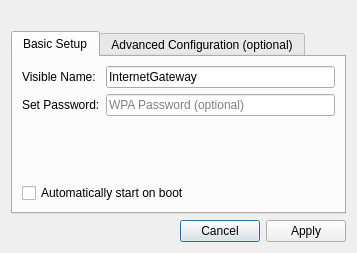
<?xml version="1.0" encoding="UTF-8"?>
<ui version="4.0">
 <class>APSetupDialog</class>
 <widget class="QDialog" name="APSetupDialog">
  <property name="geometry">
   <rect>
    <x>0</x>
    <y>0</y>
    <width>357</width>
    <height>229</height>
   </rect>
  </property>
  <property name="windowTitle">
   <string>Setup Wireless Access Point</string>
  </property>
  <layout class="QVBoxLayout" name="verticalLayout">
   <item>
    <widget class="QLabel" name="label_device">
     <property name="text">
      <string notr="true">&lt;Device&gt;</string>
     </property>
    </widget>
   </item>
   <item>
    <widget class="QTabWidget" name="tabWidget">
     <property name="currentIndex">
      <number>0</number>
     </property>
     <widget class="QWidget" name="tab">
      <attribute name="title">
       <string>Basic Setup</string>
      </attribute>
      <layout class="QFormLayout" name="formLayout">
       <item row="0" column="0">
        <widget class="QLabel" name="label">
         <property name="text">
          <string>Visible Name:</string>
         </property>
        </widget>
       </item>
       <item row="0" column="1">
        <widget class="QLineEdit" name="line_name">
         <property name="text">
          <string>InternetGateway</string>
         </property>
         <property name="placeholderText">
          <string>(SSID required)</string>
         </property>
        </widget>
       </item>
       <item row="1" column="0">
        <widget class="QLabel" name="label_2">
         <property name="text">
          <string>Set Password:</string>
         </property>
        </widget>
       </item>
       <item row="1" column="1">
        <widget class="QLineEdit" name="line_pass">
         <property name="placeholderText">
          <string>WPA Password (optional)</string>
         </property>
        </widget>
       </item>
       <item row="2" column="0">
        <spacer name="verticalSpacer">
         <property name="orientation">
          <enum>Qt::Vertical</enum>
         </property>
         <property name="sizeHint" stdset="0">
          <size>
           <width>20</width>
           <height>40</height>
          </size>
         </property>
        </spacer>
       </item>
       <item row="3" column="0" colspan="2">
        <widget class="QCheckBox" name="check_persist">
         <property name="text">
          <string>Automatically start on boot</string>
         </property>
        </widget>
       </item>
      </layout>
     </widget>
     <widget class="QWidget" name="tab_2">
      <attribute name="title">
       <string>Advanced Configuration (optional)</string>
      </attribute>
      <layout class="QFormLayout" name="formLayout_2">
       <item row="0" column="0">
        <widget class="QLabel" name="label_3">
         <property name="text">
          <string>Base IP:</string>
         </property>
        </widget>
       </item>
       <item row="0" column="1">
        <widget class="QLineEdit" name="line_ip">
         <property name="text">
          <string>192.168.0.1</string>
         </property>
         <property name="maxLength">
          <number>15</number>
         </property>
        </widget>
       </item>
       <item row="1" column="0">
        <widget class="QLabel" name="label_4">
         <property name="text">
          <string>Netmask:</string>
         </property>
        </widget>
       </item>
       <item row="1" column="1">
        <widget class="QLineEdit" name="line_netmask">
         <property name="text">
          <string>255.255.255.0</string>
         </property>
         <property name="maxLength">
          <number>15</number>
         </property>
        </widget>
       </item>
       <item row="2" column="0">
        <widget class="QLabel" name="label_5">
         <property name="text">
          <string>Mode:</string>
         </property>
        </widget>
       </item>
       <item row="2" column="1">
        <widget class="QComboBox" name="combo_mode">
         <item>
          <property name="text">
           <string>11g</string>
          </property>
         </item>
         <item>
          <property name="text">
           <string>11ng</string>
          </property>
         </item>
         <item>
          <property name="text">
           <string>11n</string>
          </property>
         </item>
        </widget>
       </item>
       <item row="3" column="0">
        <widget class="QLabel" name="label_6">
         <property name="text">
          <string>Channel:</string>
         </property>
        </widget>
       </item>
       <item row="3" column="1">
        <widget class="QSpinBox" name="spin_channel">
         <property name="minimum">
          <number>1</number>
         </property>
         <property name="maximum">
          <number>255</number>
         </property>
        </widget>
       </item>
       <item row="4" column="0">
        <widget class="QLabel" name="label_7">
         <property name="text">
          <string>Country Code:</string>
         </property>
        </widget>
       </item>
       <item row="4" column="1">
        <widget class="QLineEdit" name="line_country">
         <property name="maxLength">
          <number>2</number>
         </property>
         <property name="placeholderText">
          <string>2-letter country code (optional)</string>
         </property>
        </widget>
       </item>
      </layout>
     </widget>
    </widget>
   </item>
   <item>
    <layout class="QHBoxLayout" name="horizontalLayout">
     <item>
      <spacer name="horizontalSpacer">
       <property name="orientation">
        <enum>Qt::Horizontal</enum>
       </property>
       <property name="sizeHint" stdset="0">
        <size>
         <width>40</width>
         <height>20</height>
        </size>
       </property>
      </spacer>
     </item>
     <item>
      <widget class="QPushButton" name="push_cancel">
       <property name="text">
        <string>Cancel</string>
       </property>
      </widget>
     </item>
     <item>
      <widget class="QPushButton" name="push_apply">
       <property name="text">
        <string>Apply</string>
       </property>
      </widget>
     </item>
    </layout>
   </item>
  </layout>
 </widget>
 <resources/>
 <connections/>
</ui>
